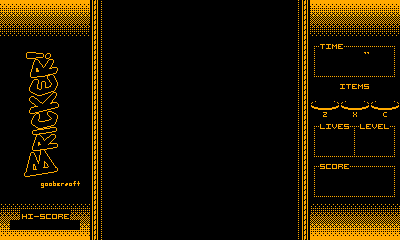

A level layout from a 2D game, rendered from its tile map. Below: a short description, then the map file with its tile-grid data intact:
An orthogonal 40x24 tile map with 10x10 px tiles, 1 tile layer (0).

<map version="1.9" tiledversion="1.9.2" orientation="orthogonal" renderorder="right-down" width="40" height="24" tilewidth="10" tileheight="10" infinite="0" nextlayerid="3" nextobjectid="1">
 <tileset firstgid="1" source="bricker-0.tsx" />
 <layer id="2" name="0" width="40" height="24">
  <data encoding="csv">
483,484,483,484,483,484,483,484,483,81,169,129,129,129,129,129,129,129,129,129,129,129,129,129,129,129,129,129,129,170,81,484,483,484,483,484,483,484,483,484,
523,524,523,524,523,524,523,524,523,81,169,129,129,129,129,129,129,129,129,129,129,129,129,129,129,129,129,129,129,170,81,524,523,524,523,524,523,524,523,524,
563,564,563,564,563,564,563,564,563,81,169,129,129,129,129,129,129,129,129,129,129,129,129,129,129,129,129,129,129,170,81,564,563,564,563,564,563,564,563,564,
603,604,603,604,603,604,603,604,603,81,169,129,129,129,129,129,129,129,129,129,129,129,129,129,129,129,129,129,129,170,81,604,603,604,603,604,603,604,603,604,
201,201,201,201,201,201,201,201,201,81,169,129,129,129,129,129,129,129,129,129,129,129,129,129,129,129,129,129,129,170,81,141,100,101,102,142,142,142,142,143,
201,201,165,166,167,168,201,201,201,81,169,129,129,129,129,129,129,129,129,129,129,129,129,129,129,129,129,129,129,170,81,181,1,1,1,1,176,1,1,183,
201,201,205,206,207,208,201,201,201,81,169,129,129,129,129,129,129,129,129,129,129,129,129,129,129,129,129,129,129,170,81,181,1,1,1,1,201,201,201,183,
201,201,245,246,247,248,201,201,201,81,169,129,129,129,129,129,129,129,129,129,129,129,129,129,129,129,129,129,129,170,81,221,222,222,222,222,222,222,222,223,
201,201,285,286,287,288,201,201,201,81,169,129,129,129,129,129,129,129,129,129,129,129,129,129,129,129,129,129,129,170,81,201,201,201,171,172,173,201,201,201,
201,201,325,326,327,328,201,201,201,81,169,129,129,129,129,129,129,129,129,129,129,129,129,129,129,129,129,129,129,170,81,201,201,201,201,201,201,201,201,201,
201,201,365,366,367,368,201,201,201,81,169,129,129,129,129,129,129,129,129,129,129,129,129,129,129,129,129,129,129,170,81,249,250,251,249,250,251,249,250,251,
201,201,405,406,407,408,201,201,201,81,169,129,129,129,129,129,129,129,129,129,129,129,129,129,129,129,129,129,129,170,81,201,252,201,201,253,201,201,254,201,
201,201,445,446,447,448,201,201,201,81,169,129,129,129,129,129,129,129,129,129,129,129,129,129,129,129,129,129,129,170,81,141,94,95,96,180,97,98,99,143,
201,201,485,486,487,488,201,201,201,81,169,129,129,129,129,129,129,129,129,129,129,129,129,129,129,129,129,129,129,170,81,181,1,1,1,183,1,1,1,183,
201,201,525,526,527,528,201,201,201,81,169,129,129,129,129,129,129,129,129,129,129,129,129,129,129,129,129,129,129,170,81,181,1,1,1,183,1,1,1,183,
201,201,565,566,567,568,201,201,201,81,169,129,129,129,129,129,129,129,129,129,129,129,129,129,129,129,129,129,129,170,81,221,222,222,222,220,222,222,222,223,
201,201,605,606,607,608,201,201,201,81,169,129,129,129,129,129,129,129,129,129,129,129,129,129,129,129,129,129,129,170,81,141,91,92,93,103,103,103,103,143,
201,201,645,646,647,648,201,201,201,81,169,129,129,129,129,129,129,129,129,129,129,129,129,129,129,129,129,129,129,170,81,183,1,1,1,1,1,1,1,183,
201,201,201,201,641,642,643,644,201,81,169,129,129,129,129,129,129,129,129,129,129,129,129,129,129,129,129,129,129,170,81,183,1,1,1,1,1,1,1,183,
201,201,201,201,201,201,201,201,201,81,169,129,129,129,129,129,129,129,129,129,129,129,129,129,129,129,129,129,129,170,81,221,222,222,222,222,222,222,222,223,
322,321,322,321,322,321,322,321,322,81,169,201,201,201,201,201,201,201,201,201,201,201,201,201,201,201,201,201,201,170,81,321,322,321,322,321,322,321,322,321,
362,361,174,175,91,92,93,361,362,81,169,201,201,201,201,201,201,201,201,201,201,201,201,201,201,201,201,201,201,170,81,361,362,361,362,361,362,361,362,361,
402,1,1,1,1,1,1,1,402,81,169,201,201,201,201,201,201,201,201,201,201,201,201,201,201,201,201,201,201,170,81,401,402,401,402,401,402,401,402,401,
442,441,442,441,442,441,442,441,442,81,169,201,201,201,201,201,201,201,201,201,201,201,201,201,201,201,201,201,201,170,81,441,442,441,442,441,442,441,442,441
</data>
 </layer>
</map>